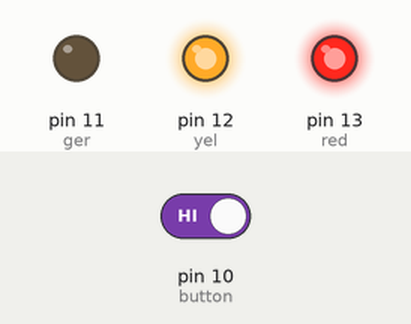
The sketch below on a simulated Arduino Uno, built with avr-gcc and run on an emulated ATmega328P. Shown: output pins drawn as LEDs (lit = HIGH). Inputs (shaded band) come from the test bench; at power-on: pin 10 (button) HIGH.

Above: at 6.8 s.
6.9 s: pin 10 (button) driven LOW
At 8.0 s:
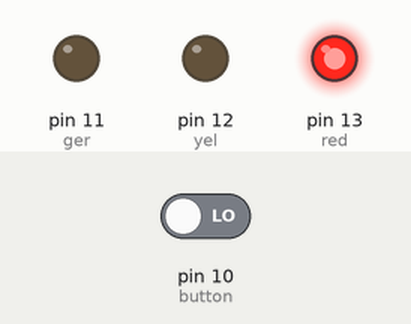
At 13.0 s:
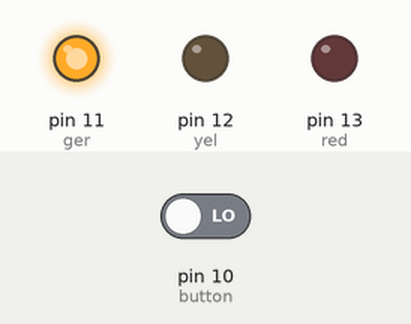
13.5 s: pin 10 (button) driven HIGH
At 14.1 s:
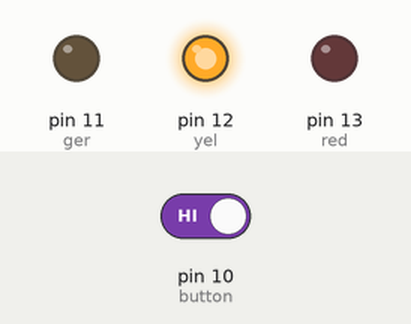
Timing chart, 0 to 26.4 s (numbered marks = the images above; inputs shaded):
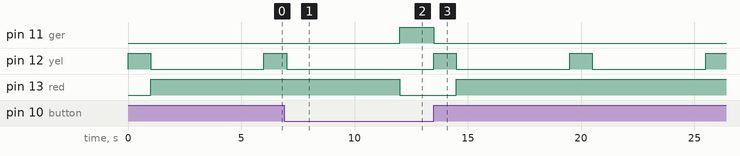

The sketch:

switch_traffic.ino
```cpp
#define red 13
#define yel 12
#define ger 11
#define button 10

void setup()
{
  pinMode(red,OUTPUT);
  pinMode(yel,OUTPUT);
  pinMode(ger,OUTPUT);
  pinMode(button,INPUT);
}

void loop()
{
  if(digitalRead(button)!=HIGH)
  {
    digitalWrite(ger,HIGH);
    digitalWrite(red,LOW);
    digitalWrite(yel,LOW);
  }
    if(digitalRead(button)==HIGH)
   {
    digitalWrite(ger,LOW);
    digitalWrite(yel,HIGH);
    delay(1000);
    digitalWrite(yel,LOW);
    digitalWrite(red,HIGH);
    delay(5000);


  }
}
```

Measured:
- after the input at 6.9 s, pin 11 (ger): LOW → HIGH after 5.1 s; pin 12 (yel): goes on until 7.0 s, then stays LOW; pin 13 (red): HIGH → LOW after 5.1 s
- after the input at 13.5 s, pin 11 (ger): HIGH → LOW at once; pin 12 (yel): alternates HIGH for 1.0 s and LOW for 5.0 s, starting at once; pin 13 (red): LOW → HIGH after 1.0 s
